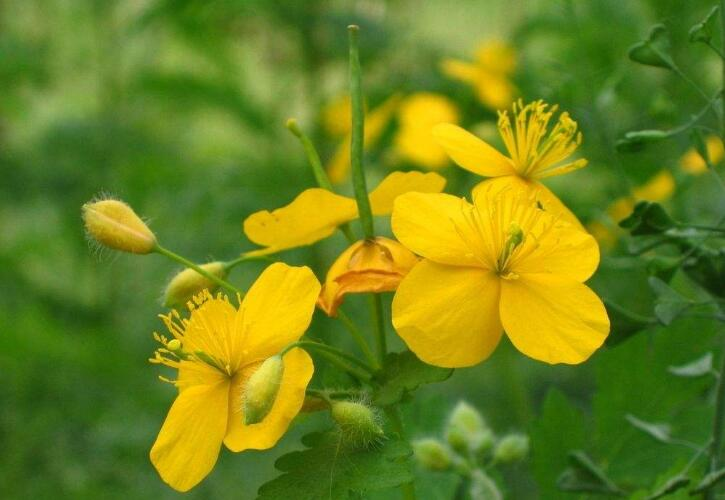
#> input picture 06图像美化/image.jpg, 725 x 500 px
$ jupyter execute '05彩色直方图源码.ipynb'   (older library calls are emulated)
#> lines starting #> are read from the running program, lines starting #| are printed output that depends on the picture
[cell 1]
import cv2
import numpy as np
import matplotlib.pyplot as plt
img = cv2.imread('image.jpg',1)
#> img is the input picture: shape (500, 725, 3); mean B, G, R 27.6, 129.5, 108.6
imgInfo = img.shape
#> imgInfo = (500, 725, 3)
height = imgInfo[0]
#> height = 500
width = imgInfo[1]
#> width = 725

count_b = np.zeros(256,np.float)
count_g = np.zeros(256,np.float)
count_r = np.zeros(256,np.float)
for i in range(0,height):
    for j in range(0,width):
        (b,g,r) = img[i,j]
        index_b = int(b)
        index_g = int(g)
        index_r = int(r)
        count_b[index_b] = count_b[index_b] + 1
        count_g[index_g] = count_g[index_g] + 1
        count_r[index_r] = count_r[index_r] + 1
#> after the loop, count_b = 256 values, max 26915 at index 0, min 0 at index 141, mean 1416; count_g = 256 values, max 5763 at index 95, min 0 at index 0, mean 1416; count_r = 256 values, max 5558 at index 55, min 0 at index 0, mean 1416
for i in range(0,256):
    count_b[index_b] = count_b[index_b] / (height * width)
    count_g[index_g] = count_g[index_g] / (height * width)
    count_r[index_r] = count_r[index_r] / (height * width)
#> after the loop, count_b = 256 values, max 26915 at index 0, min 0 at index 38, mean 1399.7; count_g = 256 values, max 5763 at index 95, min 0 at index 0, mean 1394; count_r = 256 values, max 5558 at index 55, min 0 at index 0, mean 1395.9

x = np.linspace(0,255,256)
y1 = count_b
#> y1 has the same summary as count_b
plt.figure()
plt.bar(x,y1,0.9,alpha=1,color='b')
y2 = count_g
#> y2 has the same summary as count_g
plt.figure()
plt.bar(x,y2,0.9,alpha=1,color='g')
y3 = count_r
#> y3 has the same summary as count_r
plt.figure()
plt.bar(x,y3,0.9,alpha=1,color='r')
plt.show()
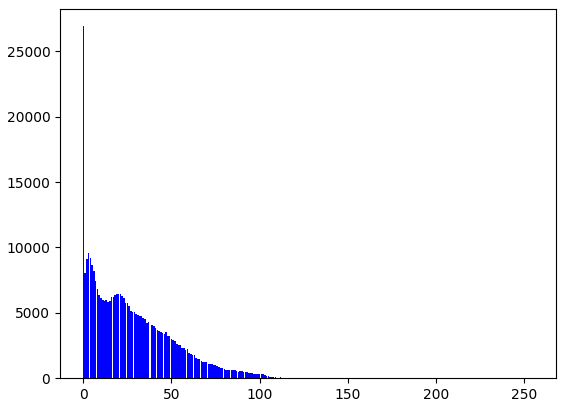
#> figure drawn by matplotlib, 1 panel; tallest bar 26915 high, from x = -0.45 to 0.45
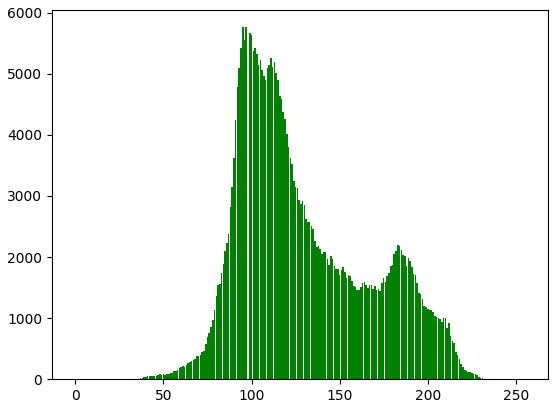
#> figure drawn by matplotlib, 1 panel; tallest bar 5763 high, from x = 94.55 to 95.45
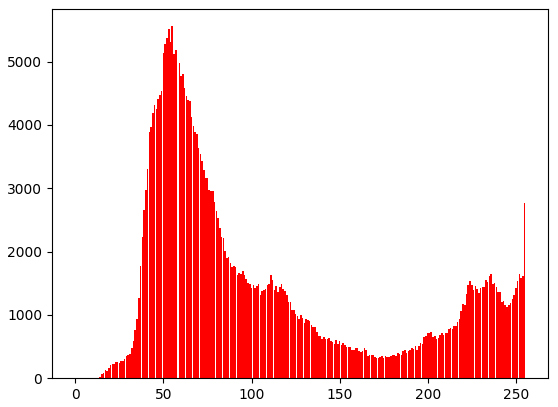
#> figure drawn by matplotlib, 1 panel; tallest bar 5558 high, from x = 54.55 to 55.45
cv2.waitKey(0)

$ run again, with 06图像美化/1.png saved as 06图像美化/image.jpg
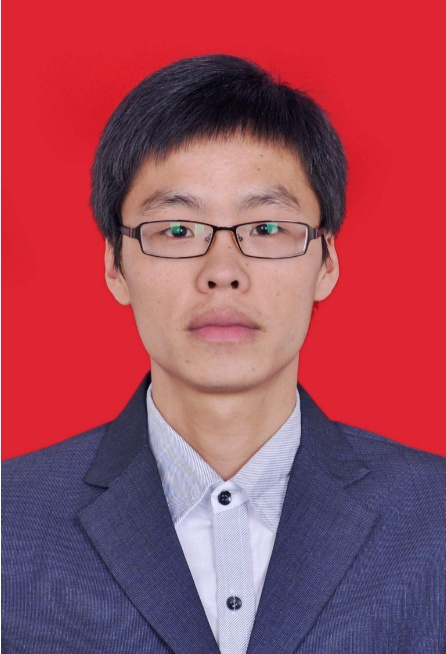
#> input picture 06图像美化/1.png, 446 x 654 px
#> img is the input picture: shape (654, 446, 3); mean B, G, R 91.1, 74.3, 158.7
#> after the loop `for i in range(0,height):`: count_b = 256 values, max 83565 at index 51, min 1 at index 1, mean 1139.4; count_g = 256 values, max 89219 at index 37, min 0 at index 233, mean 1139.4; count_r = 256 values, max 88415 at index 223, min 0 at index 237, mean 1139.4
#> after the loop `for i in range(0,256):`: count_b = 256 values, max 83565 at index 51, min 0 at index 94, mean 1133.4; count_g = 256 values, max 89219 at index 37, min 0 at index 56, mean 1130.4; count_r = 256 values, max 88415 at index 223, min 0 at index 56, mean 1129.9
#> y1 has the same summary as count_b
#> y2 has the same summary as count_g
#> y3 has the same summary as count_r
#> `plt.show()`:
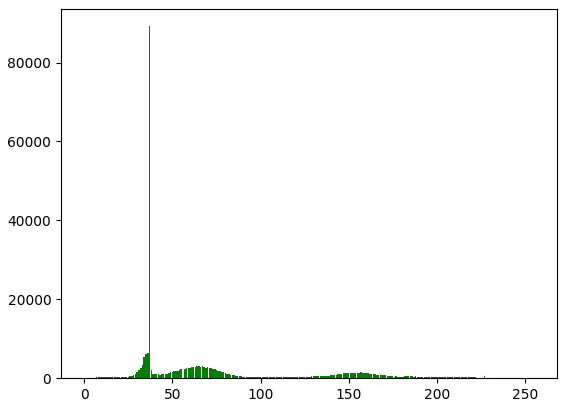
#> figure drawn by matplotlib, 1 panel; tallest bar 89219 high, from x = 36.55 to 37.45
#> `plt.show()`:
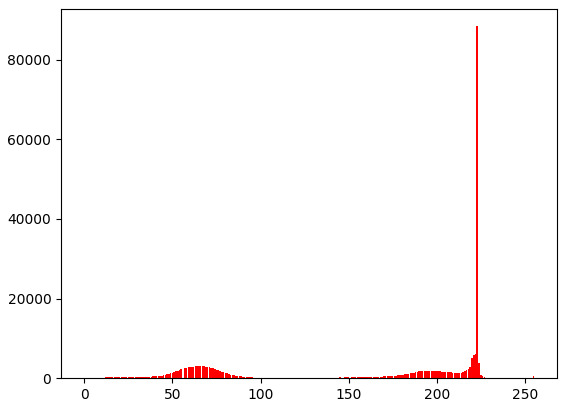
#> figure drawn by matplotlib, 1 panel; tallest bar 88415 high, from x = 222.6 to 223.5
